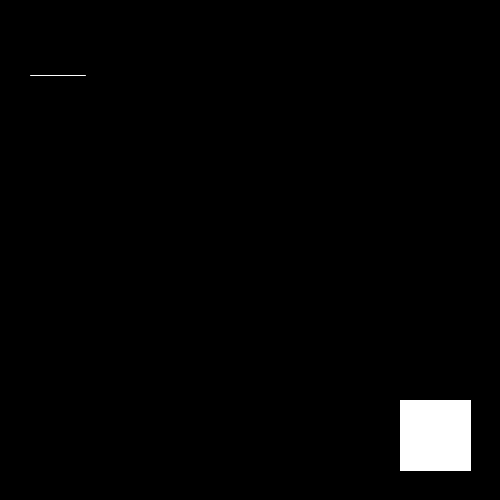
Frame 1 (no input)
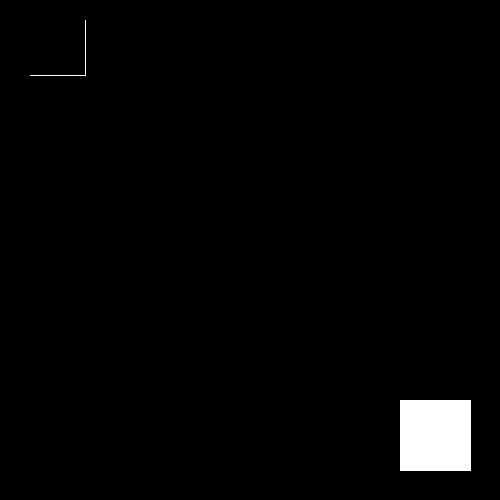
Frame 60 (the mouse pressed at the canvas centre just before this capture)
Frame 120 (the mouse held since frame 60 and released just before this capture): identical to frame 60, image omitted

The Processing sketch that drew these frames (run headless with seeded random() and noise(); from frame 60 on, the mouse is pressed at the canvas centre):

// Processing sketch: processing_43552
// ── processing_43552.pde

void setup () {

size (500, 500);

background (0);
}

void draw (){

  //false rect
line(85, 20, 85, 75);
stroke(255);

line(85, 75, 30, 75);

//real rect
rect(400, 400, 70, 70);
  }
                
                
